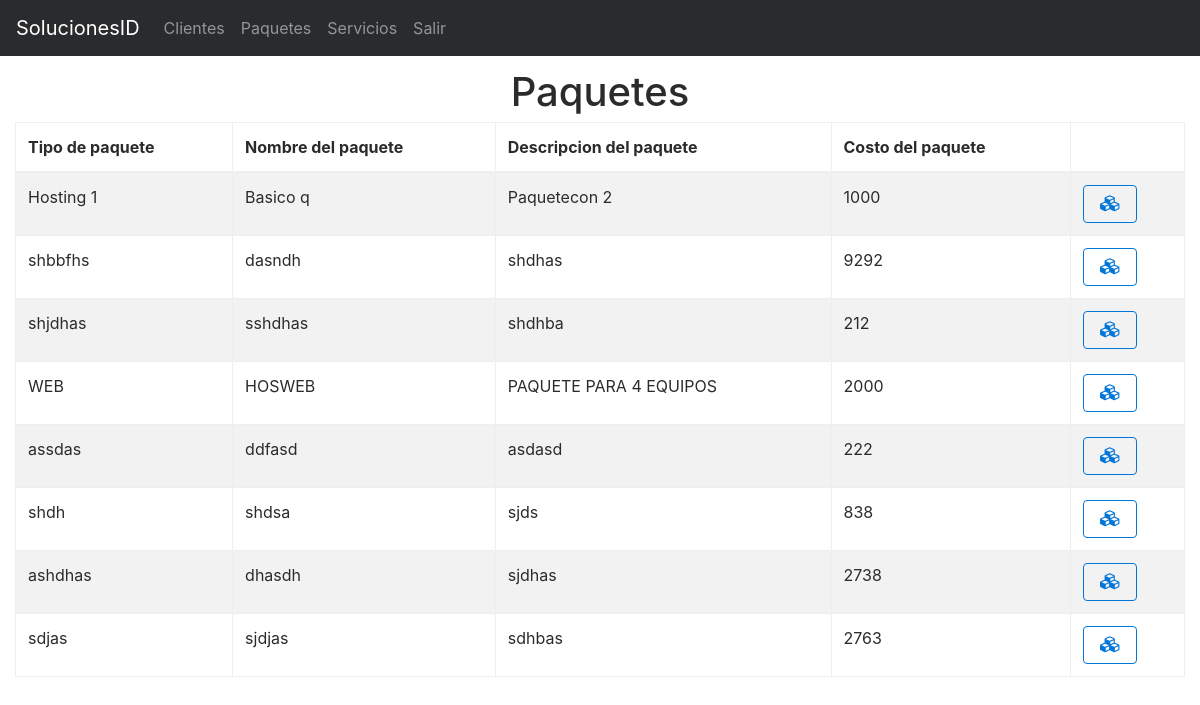
The page /index.php?action=RegistrosPaquetes (signed in) on the database as committed earlier.
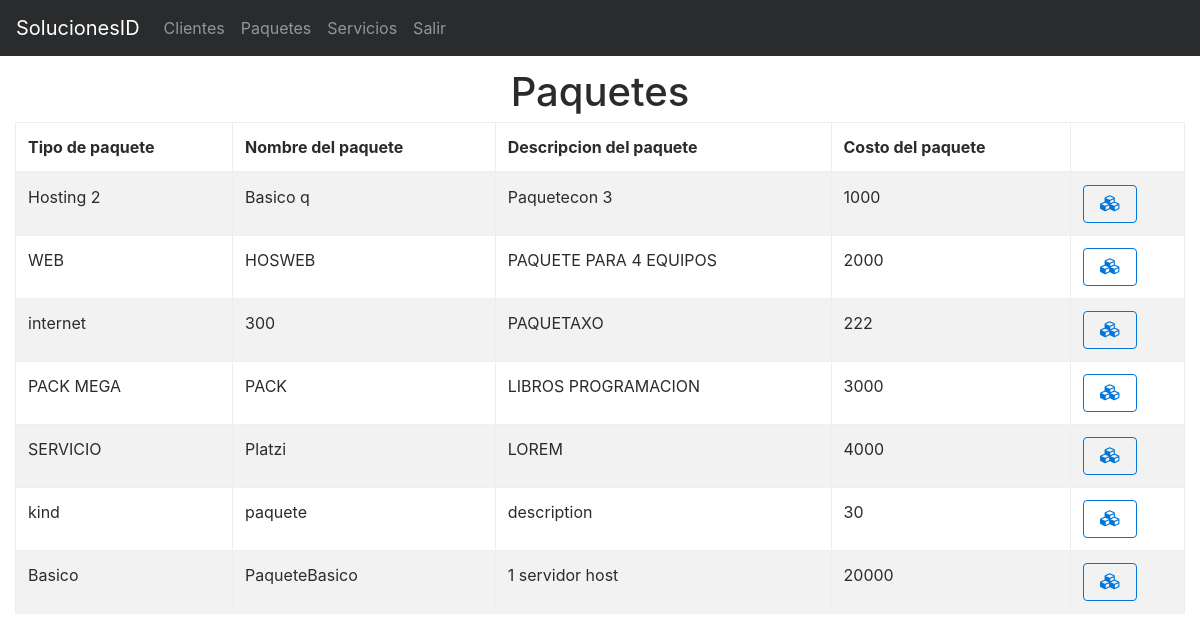
The same page on the database as committed later.
### tables this page shows
CREATE TABLE IF NOT EXISTS `Paquete` (
  `nombrePaquete` varchar(50) NOT NULL,
  `idPaquete` int(11) NOT NULL AUTO_INCREMENT,
  `costoPaquete` int(11) DEFAULT NULL,
  `tipoPaquete` varchar(50) DEFAULT NULL,
  `descripcionPaquete` varchar(150) DEFAULT NULL,
  `estado` tinyint(1) DEFAULT NULL,
  PRIMARY KEY (`idPaquete`)
);

### controllers/controllerAdministrador.php (called while the page is built, shortened)
<?php
class ControllerAdministrador{
	public function pagina(){
		include "views/template.php";
	}
	public function enlacesPaginasController(){
		if(isset( $_GET['action'])){
			$enlaces = $_GET['action'];
		}
		else{
			$enlaces = "index";
		}
		$respuesta = Paginas::enlacesPaginasModel($enlaces);
		include $respuesta;
	}
}
?>

### index.php (called while the page is built, shortened)
<?php
require_once 'models/ModelPaquete.php';
require_once "controllers/controllerAdministrador.php";
require_once 'controllers/controllerPaquete.php';
$mvc = new ControllerAdministrador();
$mvc -> pagina();
?>

### models/conexionBD.php (called while the page is built)
<?php
class Conexion{
	public static function conectar(){
		$link = new PDO("mysql:host=localhost;dbname=u700675089_soluc","u700675089_germa","ger3uicab");
		return $link;
	}
}
?>

### models/ModelPaquete.php (called while the page is built, shortened)
<?php
require_once "conexionBD.php";
class ModelPaquete extends Conexion{
	public static function vistaPaqueteModel(){
		$stmt = Conexion::conectar()->prepare("SELECT idPaquete,nombrePaquete,costoPaquete,tipoPaquete,descripcionPaquete,estado FROM Paquete");
		$stmt->execute();
		return $stmt->fetchAll();
	}
}
?>

### controllers/controllerPaquete.php (the view, shortened to what this page needs)
<?php
 class MvcControllerPaquete{
	  public function vistaPaqueteController(){
		$respuesta = ModelPaquete::vistaPaqueteModel();
		foreach($respuesta as $row => $item){
		echo'<tr>
				<td>'.$item["tipoPaquete"].'</td>
				<td>'.$item["nombrePaquete"].'</td>
				<td>'.$item["descripcionPaquete"].'</td>
				<td>'.$item["costoPaquete"].'</td>
								<td><a href="index.php?action=editarPaquete&idPaquete='.$item["idPaquete"].'"><button class="btn btn-outline-primary"><i class="fa fa-cubes" aria-hidden="true"></i></button></a>
					</td>
				</tr>';
		}
	}
 }
 ?>

### views/template.php (shortened to what this page needs)
<!DOCTYPE html>
<html lang="en">
<head>
	<link rel="stylesheet" href="views/assets/css/font-awesome/css/font-awesome.min.css">
	<link rel="stylesheet" href="views/assets/css/style.css">
	<link rel="stylesheet" href="views/assets/css/css/bootstrap.css">
	<link rel="stylesheet" href="views/assets/css/css/dataTables.bootstrap4.css">
	<link rel="stylesheet" href="views/assets/css/css/dataTables.bootstrap4.min.css">
	<link rel="stylesheet" href="views/assets/css/css/buttons.bootstrap4.min.css">
	<link rel="stylesheet" href="views/assets/css/css/bootstrap.min.css">
</head>
<body>
 		<?php include "modules/nav.php"; ?>
<section>
<?php
$mvc = new ControllerAdministrador();
$mvc -> enlacesPaginasController();
 ?>
</section>
</body>
</html>

### views/modules/nav.php (shortened to what this page needs)
<nav class="navbar navbar-toggleable-md navbar-inverse fixed-top bg-inverse">
      <a class="navbar-brand" href="#">SolucionesID</a>
      <div class="collapse navbar-collapse text-center" id="navbarCollapse">
        <ul class="navbar-nav mr-auto">
          <li class="nav-item">
            <a class="nav-link" href="index.php?action=RegistrosClientes">Clientes</a>
          </li>
          <li class="nav-item">
            <a class="nav-link" href="index.php?action=RegistrosPaquetes">Paquetes</a>
          </li>
          <li class="nav-item">
            <a class="nav-link" href="index.php?action=RegistrosServicios">Servicios</a>
          </li>
          <li class="nav-item">
            <a class="nav-link" href="index.php?action=salir">Salir</a>
          </li>
        </ul>
      </div>
    </nav>

### views/modules/RegistrosPaquetes.php (shortened to what this page needs)
<h1 class="text-center margin-20 animated fast fadeIn">Paquetes</h1>
	<div class="table-responsive col-sm-12 margin-bottom ">
		<table id="tdPaquetes" class="table table-striped table-bordered table-hover animated  fadeIn ">
			<thead>
			<tr>
				<th>Tipo de paquete</th>
				<th>Nombre del paquete</th>
				<th>Descripcion del paquete</th>
				<th>Costo del paquete</th>
				<th></th>
			</tr>
			</thead>
			<tbody>
			<?php
				$vistaCliente = new MvcControllerPaquete();
				$vistaCliente -> vistaPaqueteController();
			?>
			</tbody>
		</table>
	</div>

### views/assets/css/style.css (style rules this page uses)
body { padding-top: 70px; }
.animated { -webkit-animation-duration: 1s; animation-duration: 1s; -webkit-animation-fill-mode: both; animation-fill-mode: both; }
.fast { -webkit-animation-duration: 0.4s; animation-duration: 0.4s; -webkit-animation-fill-mode: both; animation-fill-mode: both; }
.fadeIn { animation-name: fadeIn; }
table { position: relative; margin: auto; width: 100%; }
h1 { font-size: 30px; font-weight: bold; }

Rows that differ between the two databases and show on the page:
removed paquete: tipoPaquete "shbbfhs", nombrePaquete "dasndh", descripcionPaquete "shdhas", costoPaquete "9292"
removed paquete: tipoPaquete "shjdhas", nombrePaquete "sshdhas", descripcionPaquete "shdhba", costoPaquete "212"
removed paquete: tipoPaquete "shdh", nombrePaquete "shdsa", descripcionPaquete "sjds", costoPaquete "838"
removed paquete: tipoPaquete "ashdhas", nombrePaquete "dhasdh", descripcionPaquete "sjdhas", costoPaquete "2738"
removed paquete: tipoPaquete "sdjas", nombrePaquete "sjdjas", descripcionPaquete "sdhbas", costoPaquete "2763"
changed paquete "Basico q": tipoPaquete "Hosting 1" → "Hosting 2"; descripcionPaquete "Paquetecon 2" → "Paquetecon 3"
changed paquete: tipoPaquete "assdas" → "internet"; nombrePaquete "ddfasd" → "300"; descripcionPaquete "asdasd" → "PAQUETAXO"
added paquete: tipoPaquete "PACK MEGA", nombrePaquete "PACK", descripcionPaquete "LIBROS PROGRAMACION", costoPaquete "3000"
added paquete: tipoPaquete "SERVICIO", nombrePaquete "Platzi", descripcionPaquete "LOREM", costoPaquete "4000"
added paquete: tipoPaquete "kind", nombrePaquete "paquete", descripcionPaquete "description", costoPaquete "30"
added paquete: tipoPaquete "Basico", nombrePaquete "PaqueteBasico", descripcionPaquete "1 servidor host", costoPaquete "20000"
